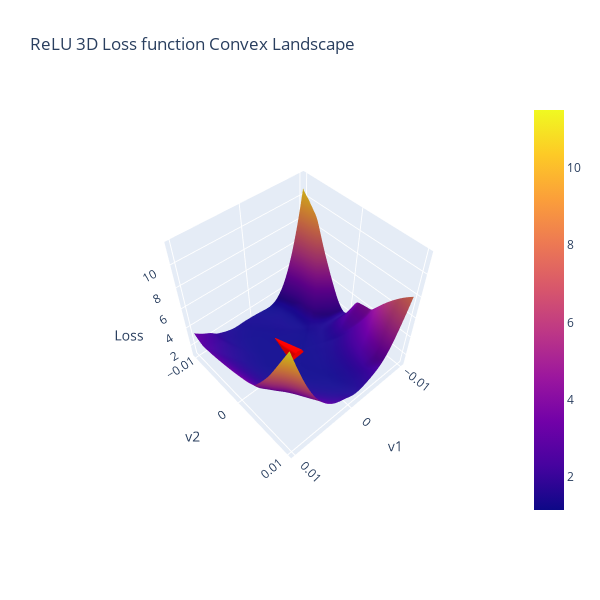

The cell this chart's notebook holds for it:
### Code cell
import plotly.graph_objects as go

X, Y = torch.meshgrid(torch.linspace(-search_area, search_area, res), torch.linspace(-search_area, search_area, res))

# Create a plotly surface plot
fig = go.Figure(data=[go.Surface(z=initial_relu_landscape, x=X, y=Y)], layout=go.Layout(width=600, height=600))

fig.update_layout(
    title="ReLU 3D Loss function Convex Landscape",
    scene=dict(
        xaxis_title="v1",
        yaxis_title="v2",
        zaxis_title="Loss"
    )
)

center_x = 0
center_y = 0
center_z = initial_relu_landscape[res//2, res//2]
arrow_u = relu_grad_dir[0]
arrow_v = relu_grad_dir[1]
arrow_w = 0  # Adjust if needed

# Add a cone (arrow) at the center of the surface
fig.add_trace(go.Cone(
    x=[center_x],
    y=[center_y],
    z=[center_z],
    u=[arrow_u],
    v=[arrow_v],
    w=[arrow_w],
    sizemode="absolute",
    sizeref=0.005,          # Adjust sizeref for arrow length scaling
    anchor="tail",      # Arrow starts at (center_x, center_y, center_z)
    showscale=False,    # Hide the color scale for the cone
    colorscale=[[0, "red"], [1, "red"]]
))

fig.show()

### Figure 1 — Plotly figure (JSON) as saved in the notebook; plotly's stock layout.template omitted (floating-point values rounded to 4 significant figures; data arrays with more than 128 entries replaced by an {"elided": "..."} marker saying what was removed)
{"data": [{"type": "surface", "x": {"elided": "100x100 float values"}, "y": {"elided": "100x100 float values"}, "z": {"elided": "100x100 float values"}}, {"anchor": "tail", "colorscale": [[0, "red"], [1, "red"]], "showscale": false, "sizemode": "absolute", "sizeref": 0.005, "type": "cone", "u": [0.3667], "v": [-9.08], "w": [0], "x": [0], "y": [0], "z": [1.154]}], "layout": {"height": 600, "scene": {"aspectmode": "auto", "aspectratio": {"x": 1, "y": 1, "z": 1}, "camera": {"center": {"x": 0, "y": 0, "z": 0}, "eye": {"x": 1.353, "y": 1.503, "z": 2.264}, "projection": {"type": "perspective"}, "up": {"x": 0, "y": 0, "z": 1}}, "xaxis": {"title": {"text": "v1"}, "type": "linear"}, "yaxis": {"title": {"text": "v2"}, "type": "linear"}, "zaxis": {"title": {"text": "Loss"}, "type": "linear"}}, "title": {"text": "ReLU 3D Loss function Convex Landscape"}, "width": 600}}
